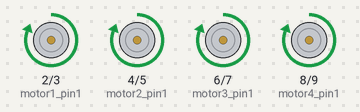
This sketch was run on a simulated Arduino Uno, built with avr-gcc and run on an emulated ATmega328P. Shown: motor-driver pin pairs drawn as motors (green arrow = first pin HIGH = forward, orange = second pin HIGH = backward, longer = more drive).

Above: at 0.1 s.
At 30.1 s:
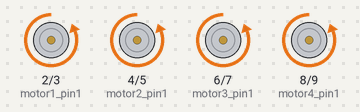
Timing chart, 0 to 31.6 s (numbered marks = the images above):
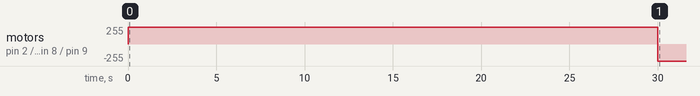

The sketch:

task4.1.ino
```cpp
int motor1_pin1 = 2;
int motor1_pin2 = 3;
int motor2_pin1 = 4;
int motor2_pin2 = 5;
int motor3_pin1 = 6;
int motor3_pin2 = 7;
int motor4_pin1 = 8;
int motor4_pin2 = 9;

void setup() {
  int pins[] = {2,3,4,5,6,7,8,9};
  for (int i=0; i<8; i++) pinMode(pins[i], OUTPUT);
}

void loop() {
  forward();
  delay(30000);

  backward();
  delay(60000);

  unsigned long start = millis();
  while (millis() - start < 60000) {
    turnLeft(); delay(500);
    turnRight(); delay(500);
  }

  stopMotors();
  while (1);
}

void forward() {
  digitalWrite(motor1_pin1, HIGH); digitalWrite(motor1_pin2, LOW);
  digitalWrite(motor2_pin1, HIGH); digitalWrite(motor2_pin2, LOW);
  digitalWrite(motor3_pin1, HIGH); digitalWrite(motor3_pin2, LOW);
  digitalWrite(motor4_pin1, HIGH); digitalWrite(motor4_pin2, LOW);
}

void backward() {
  digitalWrite(motor1_pin1, LOW); digitalWrite(motor1_pin2, HIGH);
  digitalWrite(motor2_pin1, LOW); digitalWrite(motor2_pin2, HIGH);
  digitalWrite(motor3_pin1, LOW); digitalWrite(motor3_pin2, HIGH);
  digitalWrite(motor4_pin1, LOW); digitalWrite(motor4_pin2, HIGH);
}

void turnLeft() {
  digitalWrite(motor1_pin1, LOW); digitalWrite(motor1_pin2, HIGH);
  digitalWrite(motor2_pin1, HIGH); digitalWrite(motor2_pin2, LOW);
  digitalWrite(motor3_pin1, LOW); digitalWrite(motor3_pin2, HIGH);
  digitalWrite(motor4_pin1, HIGH); digitalWrite(motor4_pin2, LOW);
}

void turnRight() {
  digitalWrite(motor1_pin1, HIGH); digitalWrite(motor1_pin2, LOW);
  digitalWrite(motor2_pin1, LOW); digitalWrite(motor2_pin2, HIGH);
  digitalWrite(motor3_pin1, HIGH); digitalWrite(motor3_pin2, LOW);
  digitalWrite(motor4_pin1, LOW); digitalWrite(motor4_pin2, HIGH);
}

void stopMotors() {
  for (int pin=2; pin<=9; pin++) digitalWrite(pin, LOW);
}
```

Measured:
- by itself, motor on pin 2 (motor1_pin1) / pin 3 (motor1_pin2), motor on pin 4 (motor2_pin1) / pin 5 (motor2_pin2), motor on pin 6 (motor3_pin1) / pin 7 (motor3_pin2), motor on pin 8 (motor4_pin1) / pin 9 (motor4_pin2): stopped → forward 255/255 at 0.00 s, → backward 255/255 30.0 s later
